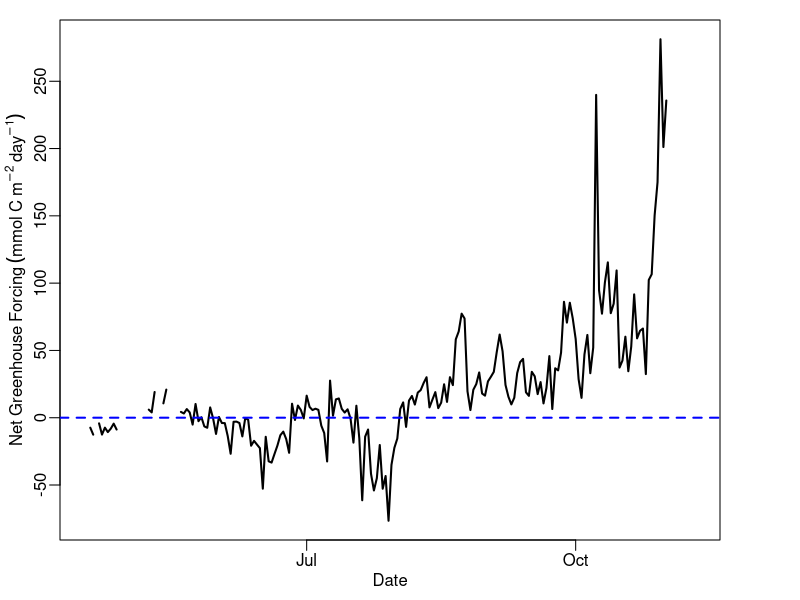
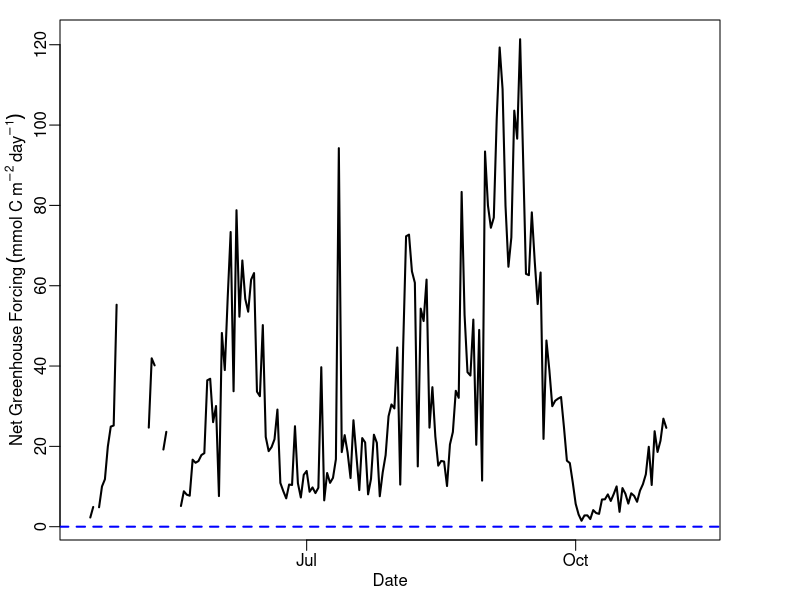
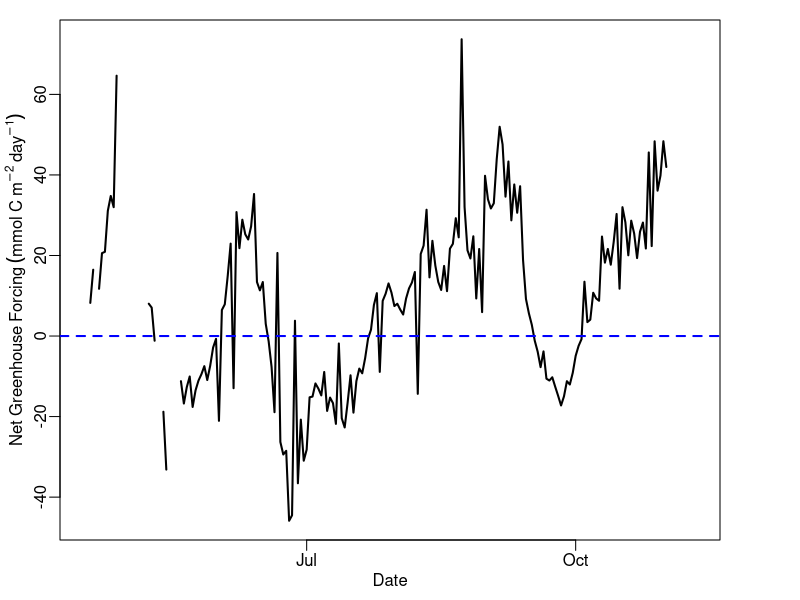

Generate these figures, in order, with R: (Note: this script raises an error after producing the figures.)
#Net GH Forcing Calculation and Figure
#2 March 2017
#JAH

#run Gas Flux script first
#assemble data frame: datetime, co2 flux, ch4 flux
#using gas flux from Read method
setwd("~/Dropbox/GitHub Repos/GLM-Mendota/Data/")
net.forcing<-read.csv('flux.data.csv')
datetime = as.Date(net.forcing$datetime)

########################################################################
######################NGHF USING MODELED FLUXES#########################
#convert gas fluxes to mmol of C m-2 day-1
mod.co2.flux.mmolC <- net.forcing$co2.flux.read.mod * (12/44)
mod.ch4.flux.mmolC <- net.forcing$ch4.flux.read.mod * (12/16)

net.forcing <- cbind(net.forcing, mod.co2.flux.mmolC, mod.ch4.flux.mmolC)

#calculate Net GH Forcing
mod.netGHG <- (25*net.forcing$mod.ch4.flux.mmolC) + net.forcing$mod.co2.flux.mmolC

xlab = expression(Date)
ylab = expression(Net~Greenhouse~Forcing~(mmol~C~m^-2~day^-1))
quartz()
par(mar=c(3,3,1,4),mgp=c(1.5,0.5,0),tck=-0.02)
plot(datetime,mod.netGHG,type = 'l',lwd=2,ylab=ylab, xlab = xlab)
abline(0,0,lty=2, col='blue',lwd=2)

########################################################################
############NGHF USING OBSERVED FLUXES (CO2 via CO2)####################
#convert gas fluxes to mmol of C m-2 day-1
obs.co2.flux.mmolC <- net.forcing$co2.flux.read.obs * (12/44)
obs.ch4.flux.mmolC <- net.forcing$ch4.flux.read.obs * (12/16)

net.forcing <- cbind(net.forcing, obs.co2.flux.mmolC, obs.ch4.flux.mmolC)

#calculate Net GH Forcing
obs.netGHG <- (25*net.forcing$obs.ch4.flux.mmolC) + net.forcing$obs.co2.flux.mmolC

xlab = expression(Date)
ylab = expression(Net~Greenhouse~Forcing~(mmol~C~m^-2~day^-1))
quartz()
par(mar=c(3,3,1,4),mgp=c(1.5,0.5,0),tck=-0.02)
plot(datetime,obs.netGHG,type = 'l',lwd=2,ylab=ylab, xlab = xlab)
abline(0,0,lty=2, col='blue',lwd=2)

########################################################################
#############NGHF USING OBSERVED FLUXES (CO2 via DO)###################
obs.co2.flux.mmolC.do <- net.forcing$co2.flux.read.obs.do * (12/44)
obs.ch4.flux.mmolC.do <- net.forcing$ch4.flux.read.obs * (12/16)

net.forcing <- cbind(net.forcing, obs.co2.flux.mmolC.do, obs.ch4.flux.mmolC.do)

#calculate NGHF
obs.netGHG.do <- (25*net.forcing$obs.ch4.flux.mmolC.do) + net.forcing$obs.co2.flux.mmolC.do

xlab = expression(Date)
ylab = expression(Net~Greenhouse~Forcing~(mmol~C~m^-2~day^-1))
quartz()
par(mar=c(3,3,1,4),mgp=c(1.5,0.5,0),tck=-0.02)
plot(datetime,obs.netGHG.do,type = 'l',lwd=2,ylab=ylab, xlab = xlab)
abline(0,0,lty=2, col='blue',lwd=2)

net.forcing<-cbind(net.forcing, mod.netGHG, obs.netGHG, obs.netGHG.do)
write.csv(net.forcing, file = 'netGHGforcing.csv',row.names = FALSE)

########################################################################
#######################ALL NGHF, ONE PLOT###############################
setwd("~/Dropbox/GitHub Repos/GLM-Mendota/Data/")
nghf<-read.csv("netGHGforcing.csv")

xlab = expression(Date)
ylab = expression(Net~Greenhouse~Forcing~(mmol~C~m^-2~day^-1))
quartz()
par(mar=c(3,3,1,4),mgp=c(1.5,0.5,0),tck=-0.02)
plot(datetime,nghf$mod.netGHG,type = 'l', lwd = 2,ylab = ylab, xlab = xlab,ylim=c(-60,1000))
lines(datetime, nghf$obs.netGHG,type = 'l', lwd = 2, col='darkgreen')
lines(datetime, nghf$obs.netGHG.do,type = 'l', lwd = 2, col = 'darkolivegreen3')
abline(0,0,col='slategrey',lty=2,lwd=2)
legend('topright',c("NGHF from Modeled Fluxes",expression(NGHF~from~Observed~Fluxes~(CO[2]~via~CO[2])),expression(NGHF~from~Observed~Fluxes~(CO[2]~via~DO))),lwd=c(2,2,2),col=c('black','darkgreen','darkolivegreen3'))






########################################################################
##############################INCLUDE EBULLITION########################
####from MODELED gas fluxes####
#Bastviken et al. 2004: 45% ebullition based on lake size
#Bastviken et al. 2004: 60% ebullition, generally
#Casper et al. 2000: 96% ebullition, based on tropic state

mod.bastviken.total.ch4.flux <- net.forcing$ch4.flux.read.mod * (100/55)
mod.bastviken.high.total.ch4.flux <- net.forcing$ch4.flux.read.mod * (100/40)
mod.casper.total.ch4.flux <- net.forcing$ch4.flux.read.mod * (100/4)

#increased CH4 flux plot
quartz()
par(mar=c(3,3,1,4),mgp=c(1.5,0.5,0),tck=-0.02)
plot(datetime, net.forcing$ch4.flux.read.mod, type = 'l',ylim = c(-10,300),xlab = 'Date', ylab = expression(mmol~m^-2~day^-1),lwd=2)
lines(datetime, mod.bastviken.total.ch4.flux, type = 'l', col='red',lwd=2)
lines(datetime, mod.bastviken.high.total.ch4.flux, type = 'l', col = 'blue',lwd=2)
lines(datetime, mod.casper.total.ch4.flux, type = 'l', col = 'purple',lwd=2)
legend('topleft',c('CH4 Diffusive Flux','45% Ebullition','60% Ebullition','96% Ebullition'),lty = c(1,1,1,1), col = c('black','red','blue','purple'))
abline(0,0,lty=2,lwd=2,col='blue')

#convert to mmol C m^-2 day^-1
mod.inc.ch4.flux.mmolC <- mod.bastviken.total.ch4.flux * (12/16)

mod.inc.netGHG <- (25*mod.inc.ch4.flux.mmolC) + mod.co2.flux.mmolC

#increased NGHF plot
quartz()
par(mar=c(3,3,1,4),mgp=c(1.5,0.5,0),tck=-0.02)
plot(datetime,mod.netGHG,type = 'l',lwd=2,ylab=ylab, xlab = xlab,ylim=c(-60,500))
lines(datetime,mod.inc.netGHG,type = 'l',lwd=2,ylab=ylab, xlab = xlab, col = 'red')
abline(0,0,lty=2, col='blue',lwd=2)
legend('topleft',c(expression(CH[4]~Diffusive~Flux~Only),expression(CH[4]~Diffusion~and~Ebullition)),lty=c(1,1),lwd=c(2,2), col=c('black','red'))



#####from OBSERVED gas fluxes (CO2 via CO2)#####
obs.bastviken.total.ch4.flux <- net.forcing$ch4.flux.read.obs * (100/55)
obs.bastviken.high.total.ch4.flux <- net.forcing$ch4.flux.read.obs * (100/40)
obs.casper.total.ch4.flux <- net.forcing$ch4.flux.read.obs * (100/4)

#increased CH4 flux plot
quartz()
par(mar=c(3,3,1,4),mgp=c(1.5,0.5,0),tck=-0.02)
plot(datetime, net.forcing$ch4.flux.read.obs, type = 'l',ylim = c(0, 450),xlab = 'Date', ylab = expression(mmol~m^-2~day^-1),lwd=2)
lines(datetime, obs.bastviken.total.ch4.flux, type = 'l', col='red',lwd=2)
lines(datetime, obs.bastviken.high.total.ch4.flux, type = 'l', col = 'blue',lwd=2)
lines(datetime, obs.casper.total.ch4.flux, type = 'l', col = 'purple',lwd=2)
legend('topleft',c('CH4 Diffusive Flux','45% Ebullition','60% Ebullition','96% Ebullition'),lty = c(1,1,1,1), col = c('black','red','blue','purple'))
abline(0,0,lty=2,lwd=2,col='blue')

#convert to mmol C m^-2 day^-1
obs.inc.ch4.flux.mmolC <- obs.bastviken.total.ch4.flux * (12/16)

obs.inc.netGHG <- (25*obs.inc.ch4.flux.mmolC) + obs.co2.flux.mmolC

####THIS NGFH WITH EBULLITION PLOT####
#increased NGHF plot
quartz()
par(mar=c(3,3,1,4),mgp=c(1.5,0.5,0),tck=-0.02)
plot(datetime,obs.netGHG,type = 'l',lwd=2,ylab=ylab, xlab = xlab,ylim=c(-60,1200),col='darkgreen')
lines(datetime,obs.inc.netGHG,type = 'l',lwd=2,ylab=ylab, xlab = xlab, col = 'violetred4')
abline(0,0,lty=2, col='slategrey',lwd=2)
legend('topleft',c(expression(NGHF~from~CH[4]~Diffusive~Flux),expression(NGHF~from~CH[4]~Diffusion~+~Ebullition)),lty=c(1,1),lwd=c(2,2), col=c('darkgreen','violetred4'))




####from OBSERVED gas fluxes (CO2 via DO)####
#use same obs.bastviken.total.ch4.flux estimates
#use same obs.inc.ch4.flux.mmolC

obs.inc.netGHG.do <- (25*obs.inc.ch4.flux.mmolC) + obs.co2.flux.mmolC.do

quartz()
par(mar=c(3,3,1,4),mgp=c(1.5,0.5,0),tck=-0.02)
plot(datetime,obs.netGHG,type = 'l',lwd=2,ylab=ylab, xlab = xlab,ylim=c(-60,1200))
lines(datetime,obs.inc.netGHG.do,type = 'l',lwd=2,ylab=ylab, xlab = xlab, col = 'red')
abline(0,0,lty=2, col='blue',lwd=2)
legend('topleft',c(expression(CH[4]~Diffusive~Flux~Only),expression(CH[4]~Diffusion~and~Ebullition)),lty=c(1,1),lwd=c(2,2), col=c('black','red'))
